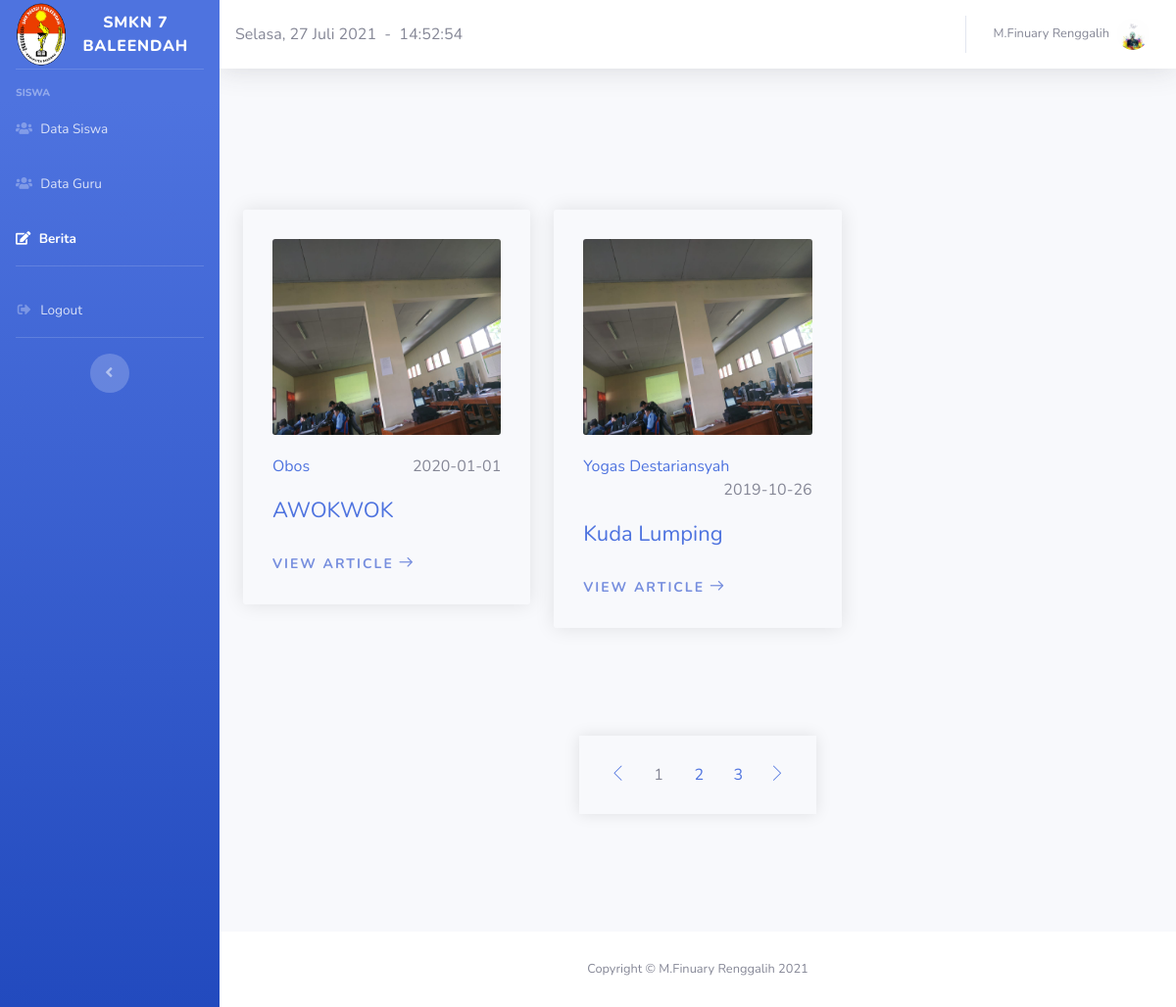
The app's page /halaman_siswa/berita/berita.php (signed in) with its own data.
### tables this page shows
CREATE TABLE `berita` (
  `id` int(11) NOT NULL,
  `penulis` varchar(225) NOT NULL,
  `tgl_tulis` date NOT NULL,
  `judul` varchar(225) NOT NULL,
  `isi` text NOT NULL,
  `foto` varchar(225) NOT NULL
);

### halaman_siswa/berita/berita.php (the view, shortened to what this page needs)
<!DOCTYPE html>
<html lang="en">
<head>
    <link rel="stylesheet" href="../../css/owl.carousel.min.css">
    <link rel="stylesheet" href="../../css/linearicons.css">
    <link rel="stylesheet" href="../../css/magnific-popup.css">
    <link rel="stylesheet" href="../../css/animate.css">
    <link rel="stylesheet" href="../../css/normalize.css">
    <link rel="stylesheet" href="../../halaman_admin/info_sekolah/berita/style.css">
    <link rel="stylesheet" href="../../css/responsive.css">
  <link href="../vendor/fontawesome-free/css/all.min.css" rel="stylesheet" type="text/css">
  <link href="../css/sb-admin-2.min.css" rel="stylesheet">
  <link href="../vendor/datatables/dataTables.bootstrap4.min.css" rel="stylesheet">
</head>
<body id="page-top">
  <div id="wrapper">
    <ul class="navbar-nav bg-gradient-primary sidebar sidebar-dark accordion" id="accordionSidebar">
      <a class="sidebar-brand d-flex align-items-center justify-content-center" href="index.html">
        <div class="sidebar-brand-icon">
          <img src="../../images/foto.png" height="50">
        </div>
        <div class="sidebar-brand-text mx-3">SMKN 7 BALEENDAH</div>
      </a>
      <hr class="sidebar-divider">
      <div class="sidebar-heading">
        Siswa
      </div>
      <li class="nav-item">
        <a class="nav-link collapsed" href="../halaman_guru.php" data-toggle="collapses" data-target="#collapseTwo" aria-expanded="true" aria-controls="collapseTwo">
          <i class="fa fa-users"></i>
          <span>Data Siswa</span>
        </a>
      </li>
      <li class="nav-item">
        <a class="nav-link collapsed" href="../guru/tambah_guru.php" data-toggle="collapses" data-target="#collapsePages" aria-expanded="true" aria-controls="collapsePages">
          <i class="fa fa-users"></i>
          <span>Data Guru</span>
        </a>
      </li>
      <li class="nav-item active">
        <a class="nav-link collapsed" href="" data-toggle="collapses" data-target="#collapseUtilities" aria-expanded="true" aria-controls="collapseUtilities">
          <i class="fa fa-edit"></i>
          <span>Berita</span>
        </a>
      </li>
      <hr class="sidebar-divider d-none d-md-block">
      <li class="nav-item">
        <a class="nav-link" href="../../login/logout.php">
          <i class="fas fa-fw fa-sign-out-alt"></i>
          <span>Logout</span></a>
      </li>
      <hr class="sidebar-divider d-none d-md-block">
      <div class="text-center d-none d-md-inline">
        <button class="rounded-circle border-0" id="sidebarToggle"></button>
      </div>
    </ul>
    <div id="content-wrapper" class="d-flex flex-column">
      <div id="content">
        <nav class="navbar navbar-expand navbar-light bg-white topbar mb-4 static-top shadow">
          <script lang="JavaScript">document.write(tanggallengkap);</script>&nbsp;&nbsp;-&nbsp;&nbsp;
          <div id="jam"></div>
          <ul class="navbar-nav ml-auto">
            <li class="nav-item dropdown no-arrow">
              <a class="nav-link dropdown-toggle" href="#" id="userDropdown" role="button" data-toggle="dropdown" aria-haspopup="true" aria-expanded="false">
                <span class="mr-2 d-none d-lg-inline text-gray-600 small"><?php echo $_SESSION['nama']; ?></span>
                <?php echo "<img class='img-profile rounded-circle' src='../../halaman_admin/images/".$_SESSION['foto']."'>"; ?>
              </a>
            </li>
          </ul>
        </nav>
<div class="section-padding">
        <div class="container">
            <div class="row">
    <?php
        include "../../koneksi.php";
        $batas = 2;
        $halaman = @$_GET['halaman'];
        if(empty($halaman)) {
            $posisi = 0;
            $halaman = 1;
        }else{
            $posisi = ($halaman - 1) * $batas;
        }
        $query = "SELECT * FROM berita ORDER BY tgl_tulis DESC LIMIT $posisi, $batas";
        $tampil = mysqli_query($koneksi, $query);
              while($data=mysqli_fetch_array($tampil)) {
              echo "<div class='col-xs-12 col-sm-6 col-md-4'>
                    <article class='post-single'>
                        <figure class='post-media'>
                                <img src='../../halaman_admin/images/".$data['foto']."' style='width:300px; height:200px;'>
                        </figure>
                        <div class='post-body'>
                            <div class='post-meta'>
                                <div class='post-tags'><a href=''>".$data['penulis']."</a></div>
                                <div class='post-date'>".$data['tgl_tulis']."</div>
                            </div>
                            <h4 class='dark-color'><a href='single.html'>".$data['judul']."</a></h4>
                            <a href='selengkapnya.php?id=".$data['id']."' class='read-more'>View Article</a>
                        </div>
                    </article>
                </div>";
              }
              $query2 = mysqli_query($koneksi,"SELECT * FROM berita ORDER BY tgl_tulis DESC");
              $jmldata = mysqli_num_rows($query2);
              $jmlhalaman = ceil($jmldata / $batas);
    ?>
    </div>
    <?php
              echo "<div class='row'>";
              echo "<div class='col-xs-12 mx-auto'>";
              echo "<div class='pagination'>";
              echo "<div class='nav-links'>";
              echo "<a href='' class='prev page-numbers'><i class='lnr lnr-chevron-left'></i></a>";
              for($i=1;$i<=$jmlhalaman;$i++)
                if($i != $halaman) {
                    echo "<a href =\"berita.php?halaman=$i#berita\" class='page-numbers'>$i</a>";
                }else{
                    echo "&nbsp;&nbsp;&nbsp;&nbsp;$i&nbsp;&nbsp;&nbsp;&nbsp;";
                }
            echo "<a href='' class='next page-numbers'><i class='lnr lnr-chevron-right'></i></a>";
            echo "</div>";
            echo "</div>";
            echo "</div>";
            echo "</div>";
    ?>
    </div>
    </div>
</div>
      <footer class="sticky-footer bg-white">
        <div class="container my-auto">
          <div class="copyright text-center my-auto">
            <span>Copyright &copy; M.Finuary Renggalih <?= date('Y'); ?></span>
          </div>
        </div>
      </footer>
    </div>
  </div>
</body>
</html>

### halaman_admin/info_sekolah/berita/style.css (style rules this page uses)
* { outline: none; }
a { text-decoration: none; outline: none; -webkit-transition: 0.4s; -o-transition: 0.4s; transition: 0.4s; color: #333333; }
img { max-width: 100%; height: auto; }
h1, h2, h3, h4, h5, h6 { margin: 0 0 15px; font-weight: 400; line-height: 1.4em; }
html, body { height: 100% }
body { font-family: 'Open Sans', sans-serif; font-weight: 400; font-size: 16px; line-height: 32px; color: coral; }
.section-padding { padding-top: 120px; padding-bottom: 120px; }
.dark-color { color: #434345 }
.post-single:after { content: ""; clear: both; display: table; }
.post-single { padding: 30px; border-radius: 3px; -webkit-box-shadow: 0 0 20px 0 rgba(0, 0, 0, 0.1); box-shadow: 0 0 20px 0 rgba(0, 0, 0, 0.1); margin-bottom: 30px; }
.post-single .post-media { overflow: hidden; border-radius: 3px; }
.post-single .post-media img { width: 100%; }
.post-single .post-meta { overflow: hidden; margin-top: 20px; margin-bottom: 20px; }
.post-single .post-body .post-meta .post-tags { float: left; }
.post-single .post-body .post-meta .post-date { float: right; }
.post-single .post-body h4 { font-size: 22px; margin-bottom: 20px; }
.post-single .post-body .read-more { margin-top: 10px; display: inline-block; text-transform: uppercase; letter-spacing: 2px; font-weight: 700; font-size: 14px; color: #768ede; }
.post-single .post-body .read-more:after { content: '\e87a'; font-family: 'Linearicons-Free'; margin-left: 5px; }
.pagination .nav-links { padding: 20px; -webkit-box-shadow: 0 0 15px 0 rgba(0, 0, 0, 0.1); box-shadow: 0 0 15px 0 rgba(0, 0, 0, 0.1); display: inline-block; }
.pagination { text-align: center; margin-top: 80px; width: 100%; }
.pagination .nav-links .page-numbers { width: 40px; height: 40px; display: inline-block; line-height: 40px; border-radius: 50%; }
body { font-family: sans-serif; background: #ebf9fb; }

### records on screen
berita: foto (picture), penulis "Obos", tgl_tulis "2020-01-01", judul "AWOKWOK"
berita: foto (picture), penulis "Yogas Destariansyah", tgl_tulis "2019-10-26", judul "Kuda Lumping"

### other values on screen
$_SESSION['nama'] "M.Finuary Renggalih"
